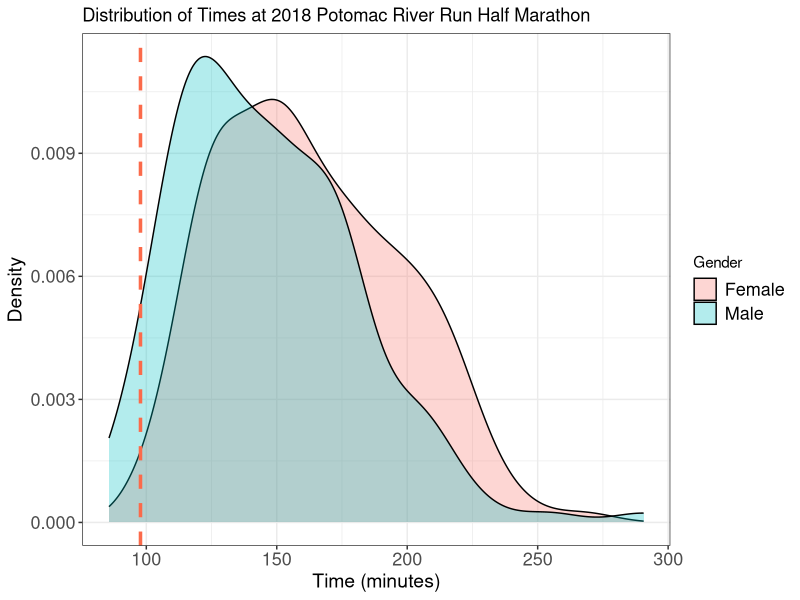
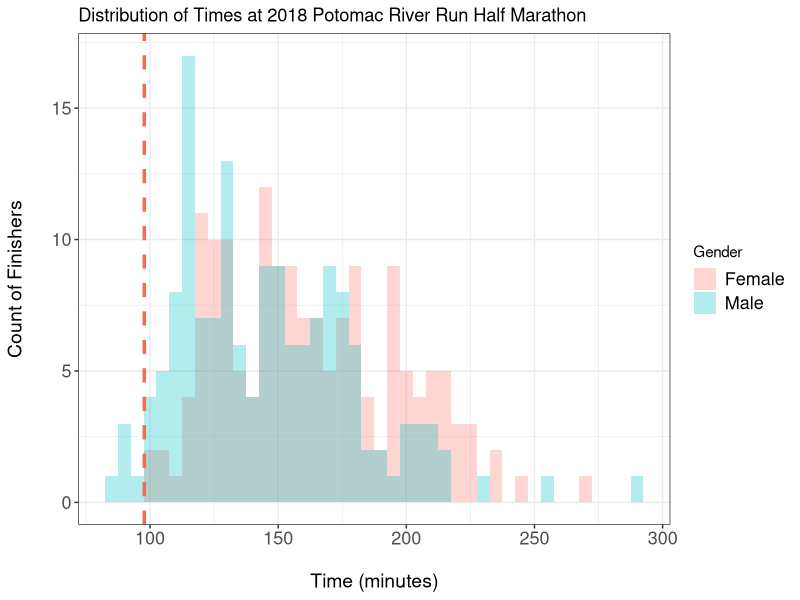
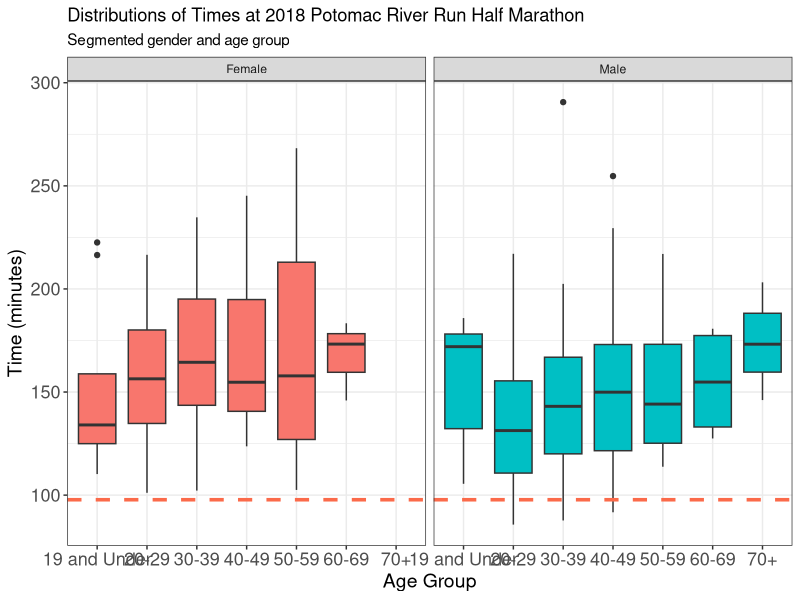

The R script that drew these images, in order:
### Half Marathon Viz ####

library(ggplot2)
library(dplyr)
library(tidyr)
library(lubridate)


## Load and clean the data  ####
setwd("~/Random")
Times <- read.csv("HalfMarathon.csv", stringsAsFactors = F)
Times <- Times[,-c(9,10)]
colnames(Times) <- c("ID", "Place", "Name","Gender","Age","City","Time","Event")
Times$Gender <- ifelse(Times$Gender == "M", "Male", ifelse(Times$Gender == "F", "Female","Other"))
  
## Create a time in minutes out of the "Time" string
Times$Time <- hms(Times$Time) ## convert to hours:min:seconds
Times$Time_min <- hour(Times$Time)*60 + minute(Times$Time) + second(Times$Time)/60

### Noticed that some of the listed "hours" are off... (i.e. some people in 90th place and higher had a time of 1:10 instead of 2:10)
### Correct times that were entered incorrectly
twoHrPlace <- min(Times$Place[which(Times$Time >= hms("2:00:00"))])
threeHrPlace <- min(Times$Place[which(Times$Time >= hms("3:00:00"))])
fourHrPlace <- min(Times$Place[which(Times$Time >= hms("4:00:00"))])
fiveHrPlace <- min(Times$Place[which(Times$Time >= hms("5:00:00"))])
sixHrPlace <- min(Times$Place[which(Times$Time >= hms("6:00:00"))])

## Add an hour to the people who finished after the 2 hr finisher and had less than 2 hrs worth of minutes
hour(Times$Time[which(Times$Place > twoHrPlace & Times$Time_min < 120)]) <- 
  (hour(Times$Time[which(Times$Place > twoHrPlace & Times$Time_min < 120)]) + 1)
## Add an hour to the people who finished after the 3 hr finisher and had less than 3 hrs worth of minutes
hour(Times$Time[which(Times$Place > threeHrPlace & Times$Time_min < 180)]) <- 
  (hour(Times$Time[which(Times$Place > threeHrPlace & Times$Time_min < 180)])+1)
## Add an hour to the people who finished after the 4 hr finisher and had less than 4 hrs worth of minutes
hour(Times$Time[which(Times$Place > fourHrPlace & Times$Time_min < 240)]) <- 
  (hour(Times$Time[which(Times$Place > fourHrPlace & Times$Time_min < 240)])+1)
## Add an hour to the people who finished after the 5 hr finisher and had less than 5 hrs worth of minutes
hour(Times$Time[which(Times$Place > fiveHrPlace & Times$Time_min < 300)]) <- 
  (hour(Times$Time[which(Times$Place > fiveHrPlace & Times$Time_min < 300)])+1)
## Add an hour to the people who finished after the 6 hr finisher and had less than 6 hrs worth of minutes
hour(Times$Time[which(Times$Place > sixHrPlace & Times$Time_min < 360)]) <- 
  (hour(Times$Time[which(Times$Place > sixHrPlace & Times$Time_min < 360)])+1)

## Recalculate time in minutes
Times$Time_min <- hour(Times$Time)*60 + minute(Times$Time) + second(Times$Time)/60

## Check that place aligns with "Time"
length(which(order(Times$Place) != order(Times$Time_min)))  ## it's always the same order whether you sort on place/time

## Write out a copy of the corrected data
write.csv(Times, file = "HalfMarathonCorrected.csv",row.names = F)

#### Visualize ####
Times %>% filter(Event == "Half") %>% 
  ggplot(aes(x = Time_min, fill = Gender)) + geom_density(alpha =.3) +
   geom_vline(xintercept = Times$Time_min[which(Times$Name == "Michael Dickey")],
              color = "#fb6a4a", linetype = "dashed", size = 1.2) + 
  labs(x = "Time (minutes)", y = "Density", title = "Distribution of Times at 2018 Potomac River Run Half Marathon") +
  theme_bw() + theme(axis.title = element_text(size = 14), axis.text = element_text(size = 13),
                     legend.text = element_text(size = 13))

## using histogram/counts
Times %>% filter(Event == "Half") %>% 
  ggplot(aes(x = Time_min, fill = Gender)) + geom_histogram(binwidth = 5, alpha =.3, position="identity") +
  geom_vline(xintercept = Times$Time_min[which(Times$Name == "Michael Dickey")],
             color = "#fb6a4a", linetype = "dashed", size = 1.2) + 
  labs(x = "\nTime (minutes)", y = "Count of Finishers\n",
       title = "Distribution of Times at 2018 Potomac River Run Half Marathon") +
  theme_bw() + theme(axis.title = element_text(size = 14), axis.text = element_text(size = 13),
                     legend.text = element_text(size = 13))

### Get distributions by Age Group/Gender
Times$Age_group <- ifelse(Times$Age <= 19, "19 and Under",
                          ifelse(Times$Age <= 29 & Times$Age >= 20, "20-29",
                                 ifelse(Times$Age <= 39 & Times$Age >= 30, "30-39",
                                        ifelse(Times$Age <= 49 & Times$Age >= 40, "40-49",
                                               ifelse(Times$Age <= 59 & Times$Age >= 50, "50-59",
                                                      ifelse(Times$Age <= 69 & Times$Age >= 60, "60-69",
                                                             ifelse(Times$Age >=70, "70+","None")))))))

### Boxplots by gender/age-group
Times %>% filter(Event == "Half") %>%
  ggplot(aes(x = Age_group, y = Time_min, fill = Gender)) +
  facet_wrap(~Gender) + geom_boxplot() +
  geom_hline(yintercept = Times$Time_min[which(Times$Name == "Michael Dickey")],
             color = "#fb6a4a", linetype = "dashed", size = 1.2) +
  guides(fill = F) + labs(title = "Distributions of Times at 2018 Potomac River Run Half Marathon",
                          subtitle = "Segmented gender and age group",
                          x = "Age Group",
                          y = "Time (minutes)") +
  theme_bw() + theme(axis.title = element_text(size = 14), axis.text = element_text(size = 13),
                     legend.text = element_text(size = 13))
